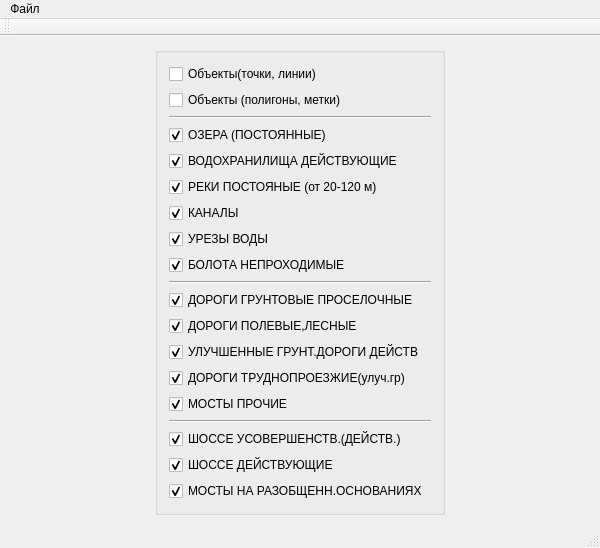
<?xml version="1.0" encoding="UTF-8"?>
<ui version="4.0">
 <class>MainWindow</class>
 <widget class="QMainWindow" name="MainWindow">
  <property name="geometry">
   <rect>
    <x>0</x>
    <y>0</y>
    <width>600</width>
    <height>425</height>
   </rect>
  </property>
  <property name="windowTitle">
   <string>MainWindow</string>
  </property>
  <widget class="QWidget" name="centralWidget">
   <layout class="QVBoxLayout" name="verticalLayout_2">
    <item>
     <layout class="QHBoxLayout" name="horizontalLayout">
      <item>
       <widget class="QGroupBox" name="verticalGroupBox">
        <property name="maximumSize">
         <size>
          <width>100</width>
          <height>16777215</height>
         </size>
        </property>
        <layout class="QVBoxLayout" name="verticalLayout_3">
         <property name="sizeConstraint">
          <enum>QLayout::SetMinimumSize</enum>
         </property>
         <item>
          <widget class="QCheckBox" name="checkBox_15">
           <property name="text">
            <string>Объекты(точки, линии)</string>
           </property>
          </widget>
         </item>
         <item>
          <widget class="QCheckBox" name="checkBox_16">
           <property name="text">
            <string>Объекты (полигоны, метки)</string>
           </property>
          </widget>
         </item>
         <item>
          <widget class="Line" name="line_3">
           <property name="orientation">
            <enum>Qt::Horizontal</enum>
           </property>
          </widget>
         </item>
         <item>
          <widget class="QCheckBox" name="checkBox">
           <property name="text">
            <string>ОЗЕРА (ПОСТОЯННЫЕ)</string>
           </property>
           <property name="checked">
            <bool>true</bool>
           </property>
          </widget>
         </item>
         <item>
          <widget class="QCheckBox" name="checkBox_2">
           <property name="text">
            <string>ВОДОХРАНИЛИЩА ДЕЙСТВУЮЩИЕ</string>
           </property>
           <property name="checked">
            <bool>true</bool>
           </property>
          </widget>
         </item>
         <item>
          <widget class="QCheckBox" name="checkBox_3">
           <property name="text">
            <string>РЕКИ ПОСТОЯНЫЕ (от 20-120 м)</string>
           </property>
           <property name="checked">
            <bool>true</bool>
           </property>
          </widget>
         </item>
         <item>
          <widget class="QCheckBox" name="checkBox_4">
           <property name="text">
            <string>КАНАЛЫ</string>
           </property>
           <property name="checked">
            <bool>true</bool>
           </property>
          </widget>
         </item>
         <item>
          <widget class="QCheckBox" name="checkBox_5">
           <property name="text">
            <string>УРЕЗЫ ВОДЫ </string>
           </property>
           <property name="checked">
            <bool>true</bool>
           </property>
          </widget>
         </item>
         <item>
          <widget class="QCheckBox" name="checkBox_6">
           <property name="text">
            <string>БОЛОТА НЕПРОХОДИМЫЕ</string>
           </property>
           <property name="checked">
            <bool>true</bool>
           </property>
          </widget>
         </item>
         <item>
          <widget class="Line" name="line">
           <property name="orientation">
            <enum>Qt::Horizontal</enum>
           </property>
          </widget>
         </item>
         <item>
          <widget class="QCheckBox" name="checkBox_7">
           <property name="text">
            <string>ДОРОГИ ГРУНТОВЫЕ ПРОСЕЛОЧНЫЕ</string>
           </property>
           <property name="checked">
            <bool>true</bool>
           </property>
          </widget>
         </item>
         <item>
          <widget class="QCheckBox" name="checkBox_8">
           <property name="text">
            <string>ДОРОГИ ПОЛЕВЫЕ,ЛЕСНЫЕ</string>
           </property>
           <property name="checked">
            <bool>true</bool>
           </property>
          </widget>
         </item>
         <item>
          <widget class="QCheckBox" name="checkBox_9">
           <property name="text">
            <string>УЛУЧШЕННЫЕ ГРУНТ.ДОРОГИ ДЕЙСТВ</string>
           </property>
           <property name="checked">
            <bool>true</bool>
           </property>
          </widget>
         </item>
         <item>
          <widget class="QCheckBox" name="checkBox_10">
           <property name="text">
            <string>ДОРОГИ ТРУДНОПРОЕЗЖИЕ(улуч.гр)</string>
           </property>
           <property name="checked">
            <bool>true</bool>
           </property>
          </widget>
         </item>
         <item>
          <widget class="QCheckBox" name="checkBox_11">
           <property name="text">
            <string>МОСТЫ ПРОЧИЕ</string>
           </property>
           <property name="checked">
            <bool>true</bool>
           </property>
          </widget>
         </item>
         <item>
          <widget class="Line" name="line_2">
           <property name="orientation">
            <enum>Qt::Horizontal</enum>
           </property>
          </widget>
         </item>
         <item>
          <widget class="QCheckBox" name="checkBox_12">
           <property name="text">
            <string>ШОССЕ УСОВЕРШЕНСТВ.(ДЕЙСТВ.)</string>
           </property>
           <property name="checked">
            <bool>true</bool>
           </property>
          </widget>
         </item>
         <item>
          <widget class="QCheckBox" name="checkBox_13">
           <property name="text">
            <string>ШОССЕ ДЕЙСТВУЮЩИЕ</string>
           </property>
           <property name="checked">
            <bool>true</bool>
           </property>
          </widget>
         </item>
         <item>
          <widget class="QCheckBox" name="checkBox_14">
           <property name="text">
            <string>МОСТЫ НА РАЗОБЩЕНН.ОСНОВАНИЯХ </string>
           </property>
           <property name="checked">
            <bool>true</bool>
           </property>
          </widget>
         </item>
        </layout>
       </widget>
      </item>
      <item>
       <layout class="QVBoxLayout" name="verticalLayout"/>
      </item>
     </layout>
    </item>
   </layout>
  </widget>
  <widget class="QMenuBar" name="menuBar">
   <property name="geometry">
    <rect>
     <x>0</x>
     <y>0</y>
     <width>600</width>
     <height>21</height>
    </rect>
   </property>
   <widget class="QMenu" name="menuMapSXF">
    <property name="title">
     <string>Файл</string>
    </property>
    <addaction name="OpenFileButton"/>
   </widget>
   <addaction name="menuMapSXF"/>
  </widget>
  <widget class="QToolBar" name="mainToolBar">
   <attribute name="toolBarArea">
    <enum>TopToolBarArea</enum>
   </attribute>
   <attribute name="toolBarBreak">
    <bool>false</bool>
   </attribute>
  </widget>
  <widget class="QStatusBar" name="statusBar"/>
  <action name="OpenFileButton">
   <property name="text">
    <string>Открыть</string>
   </property>
   <property name="shortcut">
    <string>Ctrl+O</string>
   </property>
  </action>
 </widget>
 <layoutdefault spacing="6" margin="11"/>
 <resources/>
 <connections/>
</ui>
